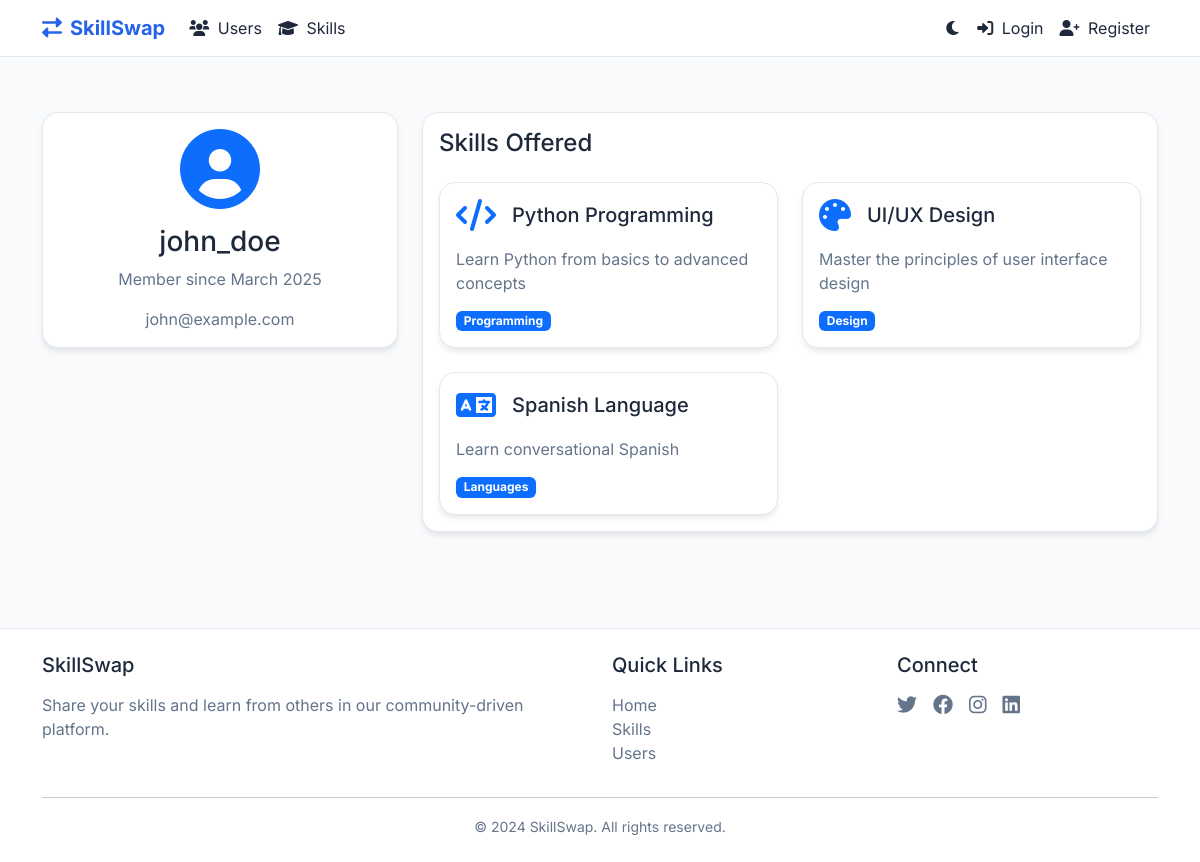
Page /user/1 on the committed database.
### app.py (models this page shows)
class User(UserMixin, db.Model):
    id = db.Column(db.Integer, primary_key=True)
    username = db.Column(db.String(80), unique=True, nullable=False)
    email = db.Column(db.String(120), unique=True, nullable=False)
    password_hash = db.Column(db.String(256), nullable=False)
    created_at = db.Column(db.DateTime, default=datetime.utcnow)
    is_verified = db.Column(db.Boolean, default=False)
    is_admin = db.Column(db.Boolean, default=False)
    skills = db.relationship('Skill', backref='user', lazy=True)
    verification_requests = db.relationship('VerificationRequest', backref='user', lazy=True)

class Skill(db.Model):
    id = db.Column(db.Integer, primary_key=True)
    name = db.Column(db.String(100), nullable=False)
    description = db.Column(db.Text, nullable=False)
    category = db.Column(db.String(50), nullable=False)
    icon = db.Column(db.String(50), nullable=False, default='graduation-cap')
    teacher_id = db.Column(db.Integer, db.ForeignKey('user.id'), nullable=False)
    created_at = db.Column(db.DateTime, default=datetime.utcnow)

### app.py (the view)
@app.route('/user/<int:user_id>')
def user_profile(user_id):
    user = User.query.get_or_404(user_id)
    return render_template('user_profile.html', user=user)

### app.py (called while the page is built)
@app.context_processor
def utility_processor():
    def is_admin():
        if current_user.is_authenticated:
            return current_user.is_admin
        return False
    return dict(is_admin=is_admin)

@app.context_processor
def unread_messages_count():
    count = 0
    if current_user.is_authenticated:
        count = Message.query.filter_by(recipient_id=current_user.id, read=False).count()
    return dict(unread_messages_count=count)

### templates/user_profile.html (shortened to what this page needs)
{% extends "base.html" %}
{% block content %}
<div class="container py-5">
    <div class="row">
        <div class="col-lg-4 mb-4">
            <div class="card animate-on-scroll">
                <div class="card-body text-center">
                    <i class="fas fa-user-circle fa-5x mb-3 text-primary"></i>
                    <h3 class="card-title">{{ user.username }}</h3>
                    <p class="text-muted">Member since {{ user.created_at.strftime('%B %Y') }}</p>
                    <p class="card-text">{{ user.email }}</p>
                </div>
            </div>
        </div>
        <div class="col-lg-8">
            <div class="card animate-on-scroll">
                <div class="card-body">
                    <h4 class="card-title mb-4">Skills Offered</h4>
                    {% if user.skills %}
                        <div class="row g-4">
                            {% for skill in user.skills %}
                            <div class="col-md-6">
                                <div class="card h-100">
                                    <div class="card-body">
                                        <div class="d-flex align-items-center mb-3">
                                            <i class="fas fa-{{ skill.icon }} fa-2x me-3 text-primary"></i>
                                            <h5 class="card-title mb-0">{{ skill.name }}</h5>
                                        </div>
                                        <p class="card-text text-muted">{{ skill.description }}</p>
                                        <div class="d-flex justify-content-between align-items-center">
                                            <span class="badge bg-primary">{{ skill.category }}</span>
                                        </div>
                                    </div>
                                </div>
                            </div>
                            {% endfor %}
                        </div>
                    {% else %}
                        <p class="text-muted">No skills offered yet.</p>
                    {% endif %}
                </div>
            </div>
        </div>
    </div>
</div>
{% endblock %}

### static/css/style.css (style rules this page uses)
:root { --bg-primary: #ffffff; --bg-secondary: #f8fafc; --text-primary: #1e293b; --text-secondary: #64748b; --primary-color: #2563eb; --primary-hover: #1d4ed8; --card-bg: #ffffff; --border-color: #e2e8f0; --shadow-color: rgba(0, 0, 0, 0.1); --section-bg: #f8fafc; --muted-color: #64748b; }
body { font-family: 'Inter', system-ui, -apple-system, sans-serif; background-color: var(--bg-secondary); color: var(--text-primary); transition: background-color 0.3s, color 0.3s; }
.card { background-color: var(--card-bg); border: 1px solid var(--border-color); border-radius: 1rem; box-shadow: 0 4px 6px -1px var(--shadow-color); transition: transform 0.2s, box-shadow 0.2s; }
.card-title { color: var(--text-primary); }
.card-text { color: var(--text-secondary); }
.text-muted { color: var(--muted-color) !important; }
.badge { color: #ffffff !important; }
.animate-fade-in { animation: fadeIn 0.5s ease forwards; }

### rows in the picture
User: username "john_doe", created_at "March 2025", email "john@example.com"
Skill: name "Python Programming", description "Learn Python from basics to advanced concepts", category "Programming"
Skill: name "UI/UX Design", description "Master the principles of user interface design", category "Design"
Skill: name "Spanish Language", description "Learn conversational Spanish", category "Languages"

### other values in the picture
{{ now.year if now else 2024 }} "2024"
